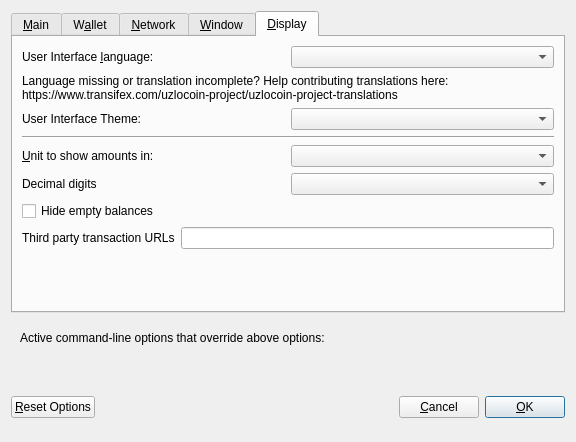
<?xml version="1.0" encoding="UTF-8"?>
<ui version="4.0">
 <class>OptionsDialog</class>
 <widget class="QDialog" name="OptionsDialog">
  <property name="geometry">
   <rect>
    <x>0</x>
    <y>0</y>
    <width>576</width>
    <height>442</height>
   </rect>
  </property>
  <property name="windowTitle">
   <string>Options</string>
  </property>
  <property name="modal">
   <bool>true</bool>
  </property>
  <layout class="QVBoxLayout" name="verticalLayout">
   <item>
    <widget class="QTabWidget" name="tabWidget">
     <property name="currentIndex">
      <number>4</number>
     </property>
     <widget class="QWidget" name="tabMain">
      <attribute name="title">
       <string>&amp;Main</string>
      </attribute>
      <layout class="QVBoxLayout" name="verticalLayout_Main">
       <item>
        <widget class="QCheckBox" name="bitcoinAtStartup">
         <property name="toolTip">
          <string>Automatically start Uzlocoin after logging in to the system.</string>
         </property>
         <property name="text">
          <string>&amp;Start Uzlocoin on system login</string>
         </property>
        </widget>
       </item>
       <item>
        <layout class="QHBoxLayout" name="horizontalLayout_2_Main">
         <item>
          <widget class="QLabel" name="databaseCacheLabel">
           <property name="text">
            <string>Size of &amp;database cache</string>
           </property>
           <property name="textFormat">
            <enum>Qt::PlainText</enum>
           </property>
           <property name="buddy">
            <cstring>databaseCache</cstring>
           </property>
          </widget>
         </item>
         <item>
          <widget class="QSpinBox" name="databaseCache"/>
         </item>
         <item>
          <widget class="QLabel" name="databaseCacheUnitLabel">
           <property name="text">
            <string>MB</string>
           </property>
           <property name="textFormat">
            <enum>Qt::PlainText</enum>
           </property>
          </widget>
         </item>
         <item>
          <spacer name="horizontalSpacer_2_Main">
           <property name="orientation">
            <enum>Qt::Horizontal</enum>
           </property>
           <property name="sizeHint" stdset="0">
            <size>
             <width>40</width>
             <height>20</height>
            </size>
           </property>
          </spacer>
         </item>
        </layout>
       </item>
       <item>
        <layout class="QHBoxLayout" name="horizontalLayout_3_Main">
         <item>
          <widget class="QLabel" name="threadsScriptVerifLabel">
           <property name="text">
            <string>Number of script &amp;verification threads</string>
           </property>
           <property name="textFormat">
            <enum>Qt::PlainText</enum>
           </property>
           <property name="buddy">
            <cstring>threadsScriptVerif</cstring>
           </property>
          </widget>
         </item>
         <item>
          <widget class="QSpinBox" name="threadsScriptVerif">
           <property name="toolTip">
            <string>(0 = auto, &lt;0 = leave that many cores free)</string>
           </property>
          </widget>
         </item>
         <item>
          <spacer name="horizontalSpacer_3_Main">
           <property name="orientation">
            <enum>Qt::Horizontal</enum>
           </property>
           <property name="sizeHint" stdset="0">
            <size>
             <width>40</width>
             <height>20</height>
            </size>
           </property>
          </spacer>
         </item>
        </layout>
       </item>
       <item>
        <spacer name="verticalSpacer_2">
         <property name="orientation">
          <enum>Qt::Vertical</enum>
         </property>
         <property name="sizeHint" stdset="0">
          <size>
           <width>20</width>
           <height>40</height>
          </size>
         </property>
        </spacer>
       </item>
       <item>
        <widget class="QCheckBox" name="checkBoxZeromintEnable">
         <property name="toolTip">
          <string>Enable automatic minting of Uzlocoin units to zUZL</string>
         </property>
         <property name="layoutDirection">
          <enum>Qt::LeftToRight</enum>
         </property>
         <property name="text">
          <string>Enable zUZL Automint</string>
         </property>
        </widget>
       </item>
       <item>
        <layout class="QHBoxLayout" name="horizontalLayout_3">
         <item>
          <widget class="QLabel" name="percentage_label">
           <property name="toolTip">
            <string>Percentage of incoming UZL which get automatically converted to zUZL via Zerocoin Protocol (min: 10%)</string>
           </property>
           <property name="text">
            <string>Percentage of autominted zUZL</string>
           </property>
          </widget>
         </item>
         <item>
          <widget class="QSpinBox" name="zeromintPercentage">
           <property name="minimum">
            <number>1</number>
           </property>
           <property name="maximum">
            <number>100</number>
           </property>
          </widget>
         </item>
        </layout>
       </item>
       <item>
        <layout class="QHBoxLayout" name="horizontalLayout" stretch="0,0">
         <property name="sizeConstraint">
          <enum>QLayout::SetFixedSize</enum>
         </property>
         <item>
          <widget class="QLabel" name="labelPreferredDenom">
           <property name="maximumSize">
            <size>
             <width>16777215</width>
             <height>16777215</height>
            </size>
           </property>
           <property name="toolTip">
            <string>Wait with automatic conversion to Zerocoin until enough UZL for this denomination is available</string>
           </property>
           <property name="text">
            <string>Preferred Automint zUZL Denomination</string>
           </property>
          </widget>
         </item>
         <item>
          <widget class="QComboBox" name="preferredDenom">
           <property name="maximumSize">
            <size>
             <width>16777215</width>
             <height>27</height>
            </size>
           </property>
           <property name="toolTip">
            <string>Wait with automatic conversion to Zerocoin until enough UZL for this denomination is available</string>
           </property>
           <property name="maxVisibleItems">
            <number>9</number>
           </property>
           <property name="maxCount">
            <number>9</number>
           </property>
          </widget>
         </item>
        </layout>
       </item>
      </layout>
     </widget>
     <widget class="QWidget" name="tabWallet">
      <attribute name="title">
       <string>W&amp;allet</string>
      </attribute>
      <layout class="QVBoxLayout" name="verticalLayout_Wallet">
       <item>
        <layout class="QHBoxLayout" name="horizontalLayout_2_Wallet">
         <item>
          <widget class="QLabel" name="labelStakeSplitThresholdText">
           <property name="text">
            <string>Stake split threshold:</string>
           </property>
          </widget>
         </item>
         <item>
          <widget class="QSpinBox" name="spinBoxStakeSplitThreshold">
           <property name="minimum">
            <number>1</number>
           </property>
           <property name="maximum">
            <number>999999</number>
           </property>
          </widget>
         </item>
        </layout>
       </item>
       <item>
        <widget class="QGroupBox" name="groupBox">
         <property name="title">
          <string>Expert</string>
         </property>
         <layout class="QVBoxLayout" name="verticalLayout_2">
          <item>
           <widget class="QCheckBox" name="coinControlFeatures">
            <property name="toolTip">
             <string>Whether to show coin control features or not.</string>
            </property>
            <property name="text">
             <string>Enable coin &amp;control features</string>
            </property>
           </widget>
          </item>
          <item>
           <widget class="QCheckBox" name="showMasternodesTab">
            <property name="toolTip">
             <string>Show additional tab listing all your masternodes in first sub-tab&lt;br/&gt;and all masternodes on the network in second sub-tab.</string>
            </property>
            <property name="text">
             <string>Show Masternodes Tab</string>
            </property>
           </widget>
          </item>
          <item>
           <widget class="QCheckBox" name="spendZeroConfChange">
            <property name="toolTip">
             <string>If you disable the spending of unconfirmed change, the change from a transaction&lt;br/&gt;cannot be used until that transaction has at least one confirmation.&lt;br/&gt;This also affects how your balance is computed.</string>
            </property>
            <property name="text">
             <string>&amp;Spend unconfirmed change</string>
            </property>
           </widget>
          </item>
         </layout>
        </widget>
       </item>
       <item>
        <spacer name="verticalSpacer_Wallet">
         <property name="orientation">
          <enum>Qt::Vertical</enum>
         </property>
         <property name="sizeHint" stdset="0">
          <size>
           <width>20</width>
           <height>40</height>
          </size>
         </property>
        </spacer>
       </item>
      </layout>
     </widget>
     <widget class="QWidget" name="tabNetwork">
      <attribute name="title">
       <string>&amp;Network</string>
      </attribute>
      <layout class="QVBoxLayout" name="verticalLayout_Network">
       <item>
        <widget class="QCheckBox" name="mapPortUpnp">
         <property name="toolTip">
          <string>Automatically open the Uzlocoin client port on the router. This only works when your router supports UPnP and it is enabled.</string>
         </property>
         <property name="text">
          <string>Map port using &amp;UPnP</string>
         </property>
        </widget>
       </item>
       <item>
        <widget class="QCheckBox" name="allowIncoming">
         <property name="toolTip">
          <string>Accept connections from outside</string>
         </property>
         <property name="text">
          <string>Allow incoming connections</string>
         </property>
        </widget>
       </item>
       <item>
        <widget class="QCheckBox" name="connectSocks">
         <property name="toolTip">
          <string>Connect to the Uzlocoin network through a SOCKS5 proxy.</string>
         </property>
         <property name="text">
          <string>&amp;Connect through SOCKS5 proxy (default proxy):</string>
         </property>
        </widget>
       </item>
       <item>
        <layout class="QHBoxLayout" name="horizontalLayout_1_Network">
         <item>
          <widget class="QLabel" name="proxyIpLabel">
           <property name="text">
            <string>Proxy &amp;IP:</string>
           </property>
           <property name="textFormat">
            <enum>Qt::PlainText</enum>
           </property>
           <property name="buddy">
            <cstring>proxyIp</cstring>
           </property>
          </widget>
         </item>
         <item>
          <widget class="QValidatedLineEdit" name="proxyIp">
           <property name="minimumSize">
            <size>
             <width>140</width>
             <height>0</height>
            </size>
           </property>
           <property name="maximumSize">
            <size>
             <width>140</width>
             <height>16777215</height>
            </size>
           </property>
           <property name="toolTip">
            <string>IP address of the proxy (e.g. IPv4: 127.0.0.1 / IPv6: ::1)</string>
           </property>
          </widget>
         </item>
         <item>
          <widget class="QLabel" name="proxyPortLabel">
           <property name="text">
            <string>&amp;Port:</string>
           </property>
           <property name="textFormat">
            <enum>Qt::PlainText</enum>
           </property>
           <property name="buddy">
            <cstring>proxyPort</cstring>
           </property>
          </widget>
         </item>
         <item>
          <widget class="QLineEdit" name="proxyPort">
           <property name="minimumSize">
            <size>
             <width>75</width>
             <height>0</height>
            </size>
           </property>
           <property name="maximumSize">
            <size>
             <width>55</width>
             <height>16777215</height>
            </size>
           </property>
           <property name="toolTip">
            <string>Port of the proxy (e.g. 9050)</string>
           </property>
          </widget>
         </item>
         <item>
          <spacer name="horizontalSpacer_1_Network">
           <property name="orientation">
            <enum>Qt::Horizontal</enum>
           </property>
           <property name="sizeHint" stdset="0">
            <size>
             <width>40</width>
             <height>20</height>
            </size>
           </property>
          </spacer>
         </item>
        </layout>
       </item>
       <item>
        <spacer name="verticalSpacer_Network">
         <property name="orientation">
          <enum>Qt::Vertical</enum>
         </property>
         <property name="sizeHint" stdset="0">
          <size>
           <width>20</width>
           <height>40</height>
          </size>
         </property>
        </spacer>
       </item>
      </layout>
     </widget>
     <widget class="QWidget" name="tabWindow">
      <attribute name="title">
       <string>&amp;Window</string>
      </attribute>
      <layout class="QVBoxLayout" name="verticalLayout_Window">
       <item>
        <widget class="QCheckBox" name="minimizeToTray">
         <property name="toolTip">
          <string>Show only a tray icon after minimizing the window.</string>
         </property>
         <property name="text">
          <string>&amp;Minimize to the tray instead of the taskbar</string>
         </property>
        </widget>
       </item>
       <item>
        <widget class="QCheckBox" name="minimizeOnClose">
         <property name="toolTip">
          <string>Minimize instead of exit the application when the window is closed. When this option is enabled, the application will be closed only after selecting Quit in the menu.</string>
         </property>
         <property name="text">
          <string>M&amp;inimize on close</string>
         </property>
        </widget>
       </item>
       <item>
        <spacer name="verticalSpacer_Window">
         <property name="orientation">
          <enum>Qt::Vertical</enum>
         </property>
         <property name="sizeHint" stdset="0">
          <size>
           <width>20</width>
           <height>40</height>
          </size>
         </property>
        </spacer>
       </item>
      </layout>
     </widget>
     <widget class="QWidget" name="tabDisplay">
      <attribute name="title">
       <string>&amp;Display</string>
      </attribute>
      <layout class="QVBoxLayout" name="verticalLayout_Display">
       <item>
        <layout class="QHBoxLayout" name="horizontalLayout_1_Display">
         <item>
          <widget class="QLabel" name="langLabel">
           <property name="text">
            <string>User Interface &amp;language:</string>
           </property>
           <property name="textFormat">
            <enum>Qt::PlainText</enum>
           </property>
           <property name="buddy">
            <cstring>lang</cstring>
           </property>
          </widget>
         </item>
         <item>
          <widget class="QValueComboBox" name="lang">
           <property name="toolTip">
            <string>The user interface language can be set here. This setting will take effect after restarting Uzlocoin.</string>
           </property>
          </widget>
         </item>
        </layout>
       </item>
       <item>
        <widget class="QLabel" name="label_3">
         <property name="toolTip">
          <string notr="true"/>
         </property>
         <property name="statusTip">
          <string notr="true"/>
         </property>
         <property name="whatsThis">
          <string notr="true"/>
         </property>
         <property name="accessibleName">
          <string notr="true"/>
         </property>
         <property name="text">
          <string>Language missing or translation incomplete? Help contributing translations here:
https://www.transifex.com/uzlocoin-project/uzlocoin-project-translations</string>
         </property>
         <property name="wordWrap">
          <bool>true</bool>
         </property>
         <property name="openExternalLinks">
          <bool>true</bool>
         </property>
         <property name="textInteractionFlags">
          <set>Qt::TextBrowserInteraction</set>
         </property>
        </widget>
       </item>
       <item>
        <layout class="QHBoxLayout" name="horizontalLayout_4_Display" stretch="0,0">
         <item>
          <widget class="QLabel" name="themeLabel">
           <property name="text">
            <string>User Interface Theme:</string>
           </property>
          </widget>
         </item>
         <item>
          <widget class="QValueComboBox" name="theme"/>
         </item>
        </layout>
       </item>
       <item>
        <widget class="Line" name="line">
         <property name="orientation">
          <enum>Qt::Horizontal</enum>
         </property>
        </widget>
       </item>
       <item>
        <layout class="QHBoxLayout" name="horizontalLayout_2_Display">
         <item>
          <widget class="QLabel" name="unitLabel">
           <property name="text">
            <string>&amp;Unit to show amounts in:</string>
           </property>
           <property name="textFormat">
            <enum>Qt::PlainText</enum>
           </property>
           <property name="buddy">
            <cstring>unit</cstring>
           </property>
          </widget>
         </item>
         <item>
          <widget class="QValueComboBox" name="unit">
           <property name="toolTip">
            <string>Choose the default subdivision unit to show in the interface and when sending coins.</string>
           </property>
          </widget>
         </item>
        </layout>
       </item>
       <item>
        <layout class="QHBoxLayout" name="horizontalLayout_5_Display">
         <item>
          <widget class="QLabel" name="digitsLabel">
           <property name="text">
            <string>Decimal digits</string>
           </property>
          </widget>
         </item>
         <item>
          <widget class="QValueComboBox" name="digits"/>
         </item>
        </layout>
       </item>
       <item>
        <widget class="QCheckBox" name="checkBoxHideZeroBalances">
         <property name="toolTip">
          <string>Hide empty balances</string>
         </property>
         <property name="layoutDirection">
          <enum>Qt::LeftToRight</enum>
         </property>
         <property name="text">
          <string>Hide empty balances</string>
         </property>
        </widget>
       </item>
       <item>
        <layout class="QHBoxLayout" name="horizontalLayout_3_Display">
         <item>
          <widget class="QLabel" name="thirdPartyTxUrlsLabel">
           <property name="toolTip">
            <string>Third party URLs (e.g. a block explorer) that appear in the transactions tab as context menu items. %s in the URL is replaced by transaction hash. Multiple URLs are separated by vertical bar |.</string>
           </property>
           <property name="text">
            <string>Third party transaction URLs</string>
           </property>
           <property name="buddy">
            <cstring>thirdPartyTxUrls</cstring>
           </property>
          </widget>
         </item>
         <item>
          <widget class="QLineEdit" name="thirdPartyTxUrls">
           <property name="toolTip">
            <string>Third party URLs (e.g. a block explorer) that appear in the transactions tab as context menu items. %s in the URL is replaced by transaction hash. Multiple URLs are separated by vertical bar |.</string>
           </property>
          </widget>
         </item>
        </layout>
       </item>
       <item>
        <spacer name="verticalSpacer">
         <property name="orientation">
          <enum>Qt::Vertical</enum>
         </property>
         <property name="sizeHint" stdset="0">
          <size>
           <width>20</width>
           <height>40</height>
          </size>
         </property>
        </spacer>
       </item>
      </layout>
     </widget>
    </widget>
   </item>
   <item>
    <widget class="QFrame" name="frame">
     <layout class="QVBoxLayout" name="verticalLayout_Bottom">
      <item>
       <layout class="QHBoxLayout" name="horizontalLayout_Bottom">
        <item>
         <widget class="QLabel" name="overriddenByCommandLineInfoLabel">
          <property name="text">
           <string>Active command-line options that override above options:</string>
          </property>
          <property name="textFormat">
           <enum>Qt::PlainText</enum>
          </property>
         </widget>
        </item>
        <item>
         <spacer name="horizontalSpacer_Bottom">
          <property name="orientation">
           <enum>Qt::Horizontal</enum>
          </property>
          <property name="sizeHint" stdset="0">
           <size>
            <width>40</width>
            <height>20</height>
           </size>
          </property>
         </spacer>
        </item>
       </layout>
      </item>
      <item>
       <widget class="QLabel" name="overriddenByCommandLineLabel">
        <property name="text">
         <string/>
        </property>
        <property name="textFormat">
         <enum>Qt::PlainText</enum>
        </property>
        <property name="wordWrap">
         <bool>true</bool>
        </property>
       </widget>
      </item>
     </layout>
    </widget>
   </item>
   <item>
    <layout class="QHBoxLayout" name="horizontalLayout_Buttons">
     <item>
      <widget class="QPushButton" name="resetButton">
       <property name="toolTip">
        <string>Reset all client options to default.</string>
       </property>
       <property name="text">
        <string>&amp;Reset Options</string>
       </property>
       <property name="autoDefault">
        <bool>false</bool>
       </property>
      </widget>
     </item>
     <item>
      <spacer name="horizontalSpacer_1">
       <property name="orientation">
        <enum>Qt::Horizontal</enum>
       </property>
       <property name="sizeHint" stdset="0">
        <size>
         <width>40</width>
         <height>48</height>
        </size>
       </property>
      </spacer>
     </item>
     <item>
      <widget class="QLabel" name="statusLabel">
       <property name="minimumSize">
        <size>
         <width>200</width>
         <height>0</height>
        </size>
       </property>
       <property name="font">
        <font>
         <weight>75</weight>
         <bold>true</bold>
        </font>
       </property>
       <property name="text">
        <string/>
       </property>
       <property name="textFormat">
        <enum>Qt::PlainText</enum>
       </property>
       <property name="wordWrap">
        <bool>true</bool>
       </property>
      </widget>
     </item>
     <item>
      <spacer name="horizontalSpacer_2">
       <property name="orientation">
        <enum>Qt::Horizontal</enum>
       </property>
       <property name="sizeHint" stdset="0">
        <size>
         <width>40</width>
         <height>48</height>
        </size>
       </property>
      </spacer>
     </item>
     <item>
      <widget class="QPushButton" name="cancelButton">
       <property name="text">
        <string>&amp;Cancel</string>
       </property>
       <property name="autoDefault">
        <bool>false</bool>
       </property>
      </widget>
     </item>
     <item>
      <widget class="QPushButton" name="okButton">
       <property name="text">
        <string>&amp;OK</string>
       </property>
       <property name="autoDefault">
        <bool>false</bool>
       </property>
       <property name="default">
        <bool>true</bool>
       </property>
      </widget>
     </item>
    </layout>
   </item>
  </layout>
 </widget>
 <customwidgets>
  <customwidget>
   <class>QValidatedLineEdit</class>
   <extends>QLineEdit</extends>
   <header>qvalidatedlineedit.h</header>
  </customwidget>
  <customwidget>
   <class>QValueComboBox</class>
   <extends>QComboBox</extends>
   <header>qvaluecombobox.h</header>
  </customwidget>
 </customwidgets>
 <resources/>
 <connections/>
</ui>
